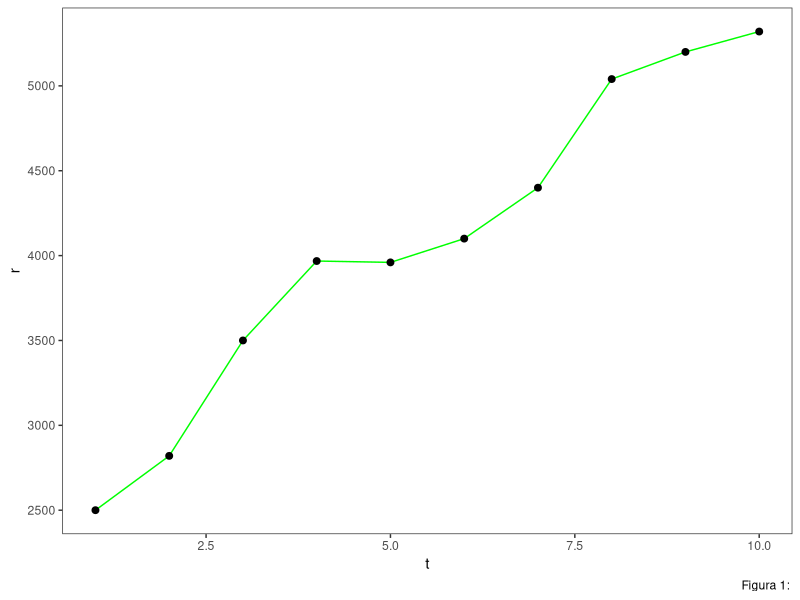
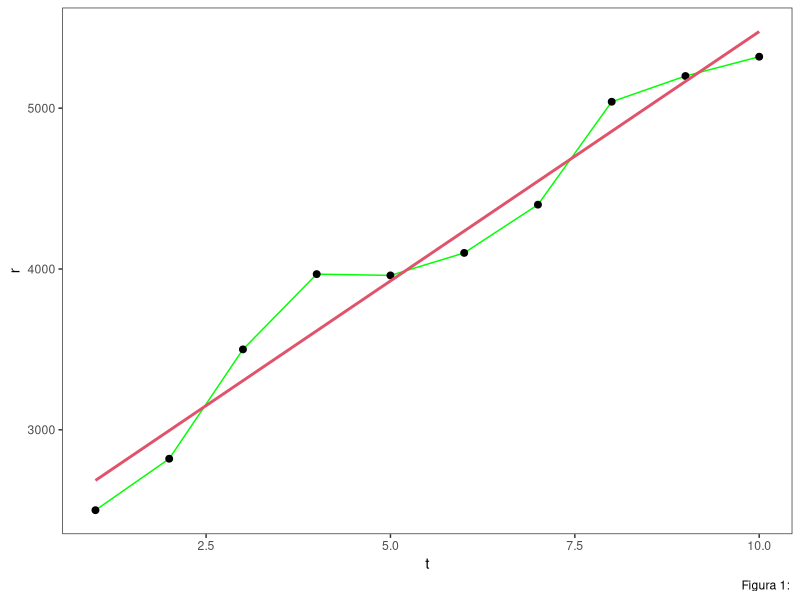
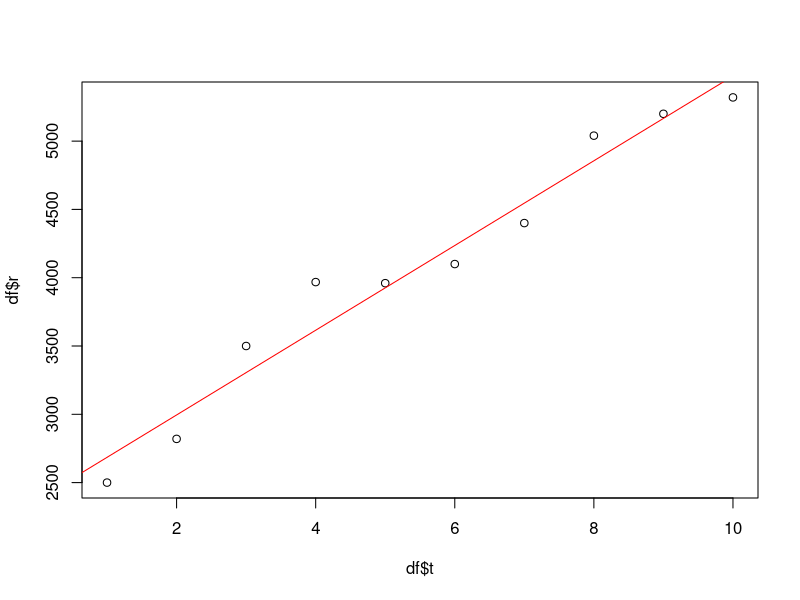
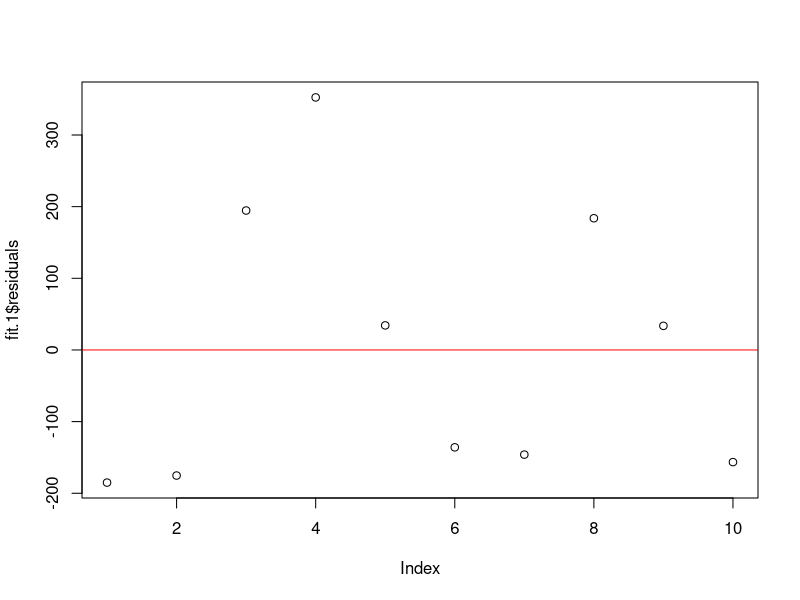

These charts were generated, in order, by the following R code:
## ---- chunk 1
knitr::opts_chunk$set(echo = TRUE)
## ---- chunk 2
library(tidyverse)
library(ggplot2)
library(knitr)

# Defina a família de fontes globalmente
# theme_set(theme_bw(base_family = "Arial"))
## ---- chunk 3
t <- seq(10)
x <- seq(10, 28, 2)
y <- c(250, 235, 250, 248, 220, 205, 200, 210, 200, 190)

df = tibble(t,x,y)

df <- df %>% 
  mutate(r = x*y)

df
## ---- chunk 4
sm = summary(df)
sm
kable(sm, caption='teste')

df %>%
  summarise(n = n(),
            min = min(r),
            max = max(r),
            Q1 = quantile(r, 0.25),
            Q2 = quantile(r, 0.5),
            Q3 = quantile(r, 0.75),
            media = mean(r),
            sd = round(sd(r), 2)) |> 
  kable(caption='Estatística descritiva para a Renda',
        col.names = c("n",
                      "Min",
                      "Max",
                      "$Q_1$",
                      "$Q_2$",
                      "$Q_3$",
                      "$\\bar{X}$",
                      "$\\sigma$"))
## ---- chunk 5
fig.1 <- df %>% 
  ggplot(aes(x=t, y=r))+
  geom_line(col='green')+
  geom_point(size=2)+
  labs(caption='Figura 1: ')+
  theme(plot.title=element_text(hjust=0.5),
        plot.caption = element_text(hjust=0))+
  theme_test()

fig.1
## ---- chunk 6
summary(df)
## ---- chunk 7
fit.1 <- lm(r~t, data=df)
fit.1$coefficients

fig.1+
  geom_smooth(method=lm,se=FALSE,col="2")
## ---- chunk 8
plot(df$t, df$r)
abline(fit.1$coefficients, col='red')
## ---- chunk 9
plot(fit.1$residuals)
abline(0,0,col='red')
## ---- chunk 10
summary(fit.1)
confint(fit.1, level = 0.95)
## ---- chunk 11
novos_meses <- tibble(t=c(11, 12))
predict(fit.1, newdata = novos_meses)
